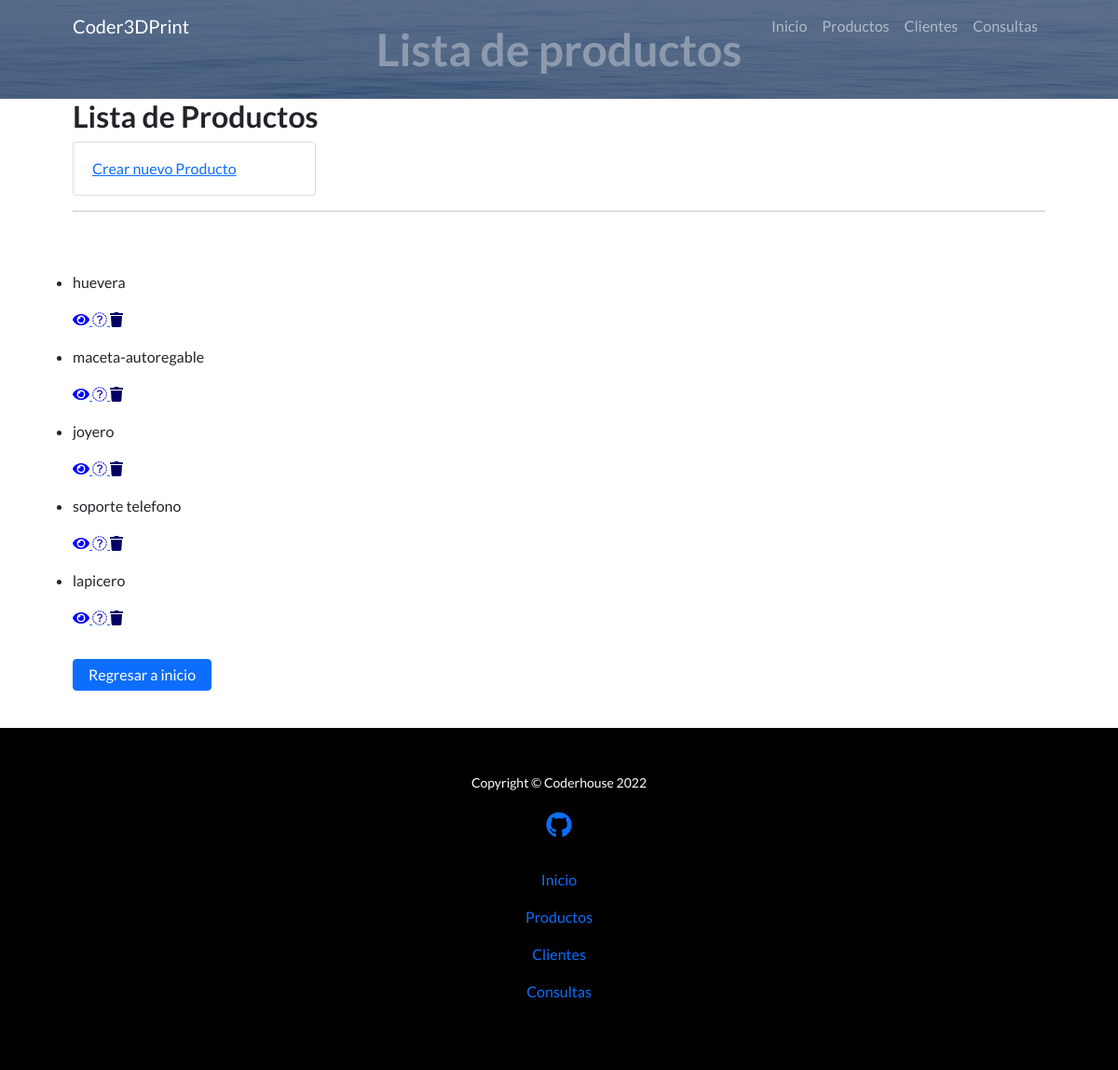
/products, run on an earlier commit of the app's database.
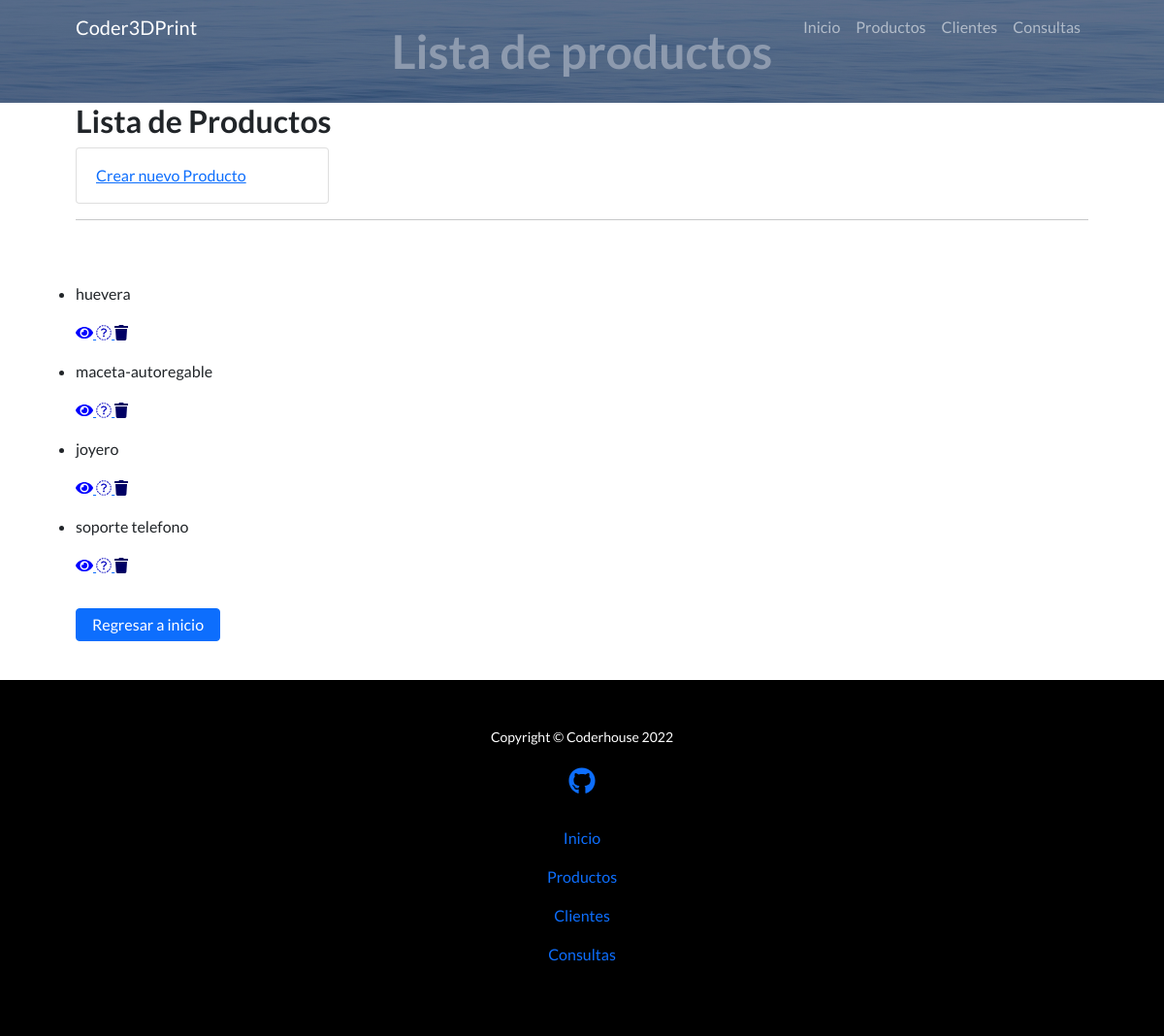
And on a later commit of the database.
### app_coder/models.py (models this page shows, shortened)
class Product(models.Model):
    nameprod = models.CharField(max_length=40)
    price = models.CharField(max_length=10)

### app_coder/views.py (the view)
# urls.py: path('products', views.ProductListView.as_view(), name='product-list'),
class ProductListView(ListView):
    model = Product
    template_name= "app_coder/product_list.html"

### app_coder/templates/app_coder/product_list.html (shortened to what this page needs)
{% extends "app_coder/base.html" %}
{% load static %}
{% block content %}
<header class="masthead text-center text-white">
    <div class="masthead-content">
        <div class="container px-5">
            <h1 class="masthead-heading mb-0">Lista de productos</h1>
        </div>
    </div>
</header>
        <section id="scroll">
            <div class="container px-5">
                <h2>Lista de Productos</h2>
            <a class="card_custom" href="{% url 'app_coder:product-add' %}">Crear nuevo Producto</a>
            <hr>
            <br><br>
                <div class="row gx-5 align-items-center">
                        <ul>
                            {% for product in product_list %}
                                <li>
                                    <p> {{ product.nameprod }} </p>
                                    <p>
                                        <a href=" {% url 'app_coder:product-detail' product.id %} ">
                                            <i class="fa fa-eye" style="color: rgb(0, 0, 255);"> </i>
                                        </a>
                                        <a href=" {% url 'app_coder:product-update' product.id %} ">
                                            <i class="fa fa-pencil" style="color: rgb(0, 0, 190);"> </i>
                                        </a>
                                        <a href=" {% url 'app_coder:product-delete' product.id %} ">
                                            <i class="fa fa-trash" style="color: rgb(0, 0, 100);"> </i>
                                        </a>
                                    </p>
                                </li>
                            {% endfor %}
                        </ul>
                        <p>
                            <a class="btn btn-primary" href="{% url 'app_coder:Index' %}">Regresar a inicio</a>
                        </p>
                </div>
                <br>
            </div>
        </section>
{% endblock %}

### app_coder/templates/app_coder/base.html (shortened to what this page needs)
<!DOCTYPE html>
<html lang="en">
    <head>
        {% load static %}
        <link href="{% static 'app_coder/css/styles.css' %}" rel="stylesheet" />
    </head>
    <body id="page-top">
        <nav class="navbar navbar-expand-lg navbar-dark navbar-custom fixed-top">
            <div class="container px-5">
                <a class="navbar-brand" href="#page-top">Coder3DPrint</a>
                <div class="collapse navbar-collapse" id="navbarResponsive">
                    <ul class="navbar-nav ms-auto">
                        <li class="nav-item"><a class="nav-link" href="{% url 'app_coder:Index' %}">Inicio</a></li>
                        <li class="nav-item"><a class="nav-link" href="{% url 'app_coder:product-list' %}">Productos</a></li>
                        <li class="nav-item"><a class="nav-link" href="{% url 'app_coder:client-list' %}">Clientes</a></li>
                        <li class="nav-item"><a class="nav-link" href="{% url 'app_coder:question-form' %}">Consultas</a></li>
                    </ul>
                </div>
            </div>
        </nav>
        {% block content %}
        {% endblock %}
        <footer class="py-5 bg-black">
            <div class="container px-5">
                <p class="m-0 text-center text-white small">Copyright &copy; Coderhouse 2022
                    <br><br>
                    <a href="https://github.com/ltiisidii"><i class="fab fa-github fa-2x"></i></a>
                    <p style="text-align: center;" class="nav-item">
                        <br>
                        <a class="nav-link" href="{% url 'app_coder:Index' %}">Inicio</a>
                        <a class="nav-link" href="{% url 'app_coder:product-list' %}">Productos</a>
                        <a class="nav-link" href="{% url 'app_coder:client-list' %}">Clientes</a>
                        <a class="nav-link" href="{% url 'app_coder:question-form' %}">Consultas</a>
                    </p>
                </p>
            </div>
        </footer>
    </body>
</html>

What changed in the data, as far as the page shows it:
removed Product: nameprod "lapicero"
